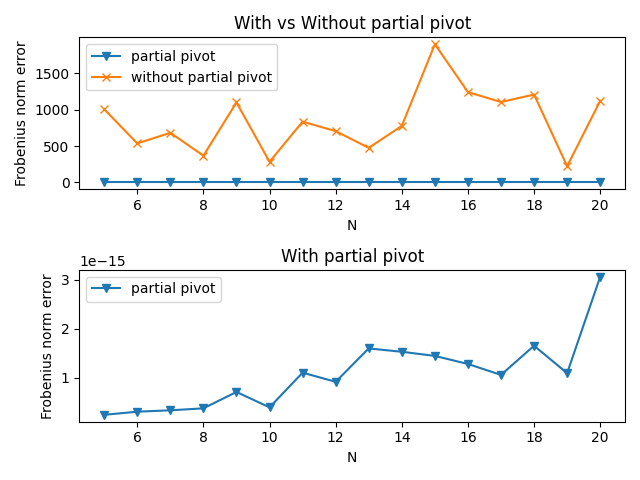

The Python source for this figure:
import numpy as np
from scipy.linalg import lu
import matplotlib.pyplot as plt
from random import random

# LU decomposition without partial pivoting
def customLU(A):
    n = A.shape[0]
    L = np.identity(n)
    U = A

    for i in range(n - 1):
        for j in range(i + 1, n):
            L[j, i] = U[j, i] / U[i, i]
            U[j, i:] = U[j, i:] - L[j,i] * U[i, i:]
    
    return L, U

error = []
error_custom = []
for N in range(5, 21):
    A = [random() for _ in range (N)]
    A = A - np.diag(A) + np.diag(0.001 * np.ones((N, 1)))

    # LU decomposition with partial pivoting
    P, L, U = lu(A)
    error.append(np.linalg.norm(A - P.dot(L).dot(U)))

    # LU decomposition without partial pivoting
    L, U = customLU(A)
    error_custom.append(np.linalg.norm(A - L.dot(U)))


fig, ax = plt.subplots(2, 1)
ax[0].plot(range(5, 21), error, label="partial pivot", marker="v")
ax[0].plot(range(5, 21), error_custom, label="without partial pivot", marker="x")
ax[0].legend(loc="upper left")
ax[0].set_title("With vs Without partial pivot")
ax[0].set_xlabel("N")
ax[0].set_ylabel("Frobenius norm error")

ax[1].plot(range(5, 21), error, label="partial pivot", marker="v")
ax[1].legend(loc="upper left")
ax[1].set_title("With partial pivot")
ax[1].set_xlabel("N")
ax[1].set_ylabel("Frobenius norm error")
fig.tight_layout()

plt.savefig("2.png")
